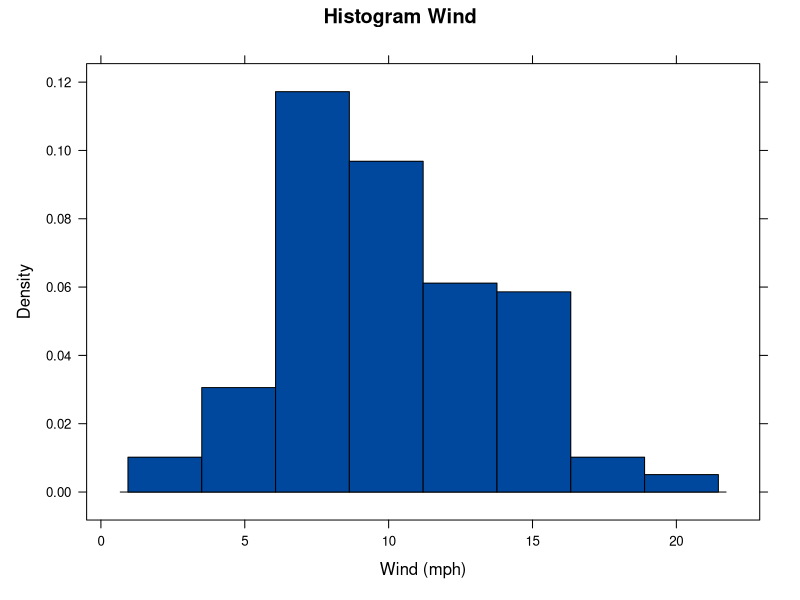
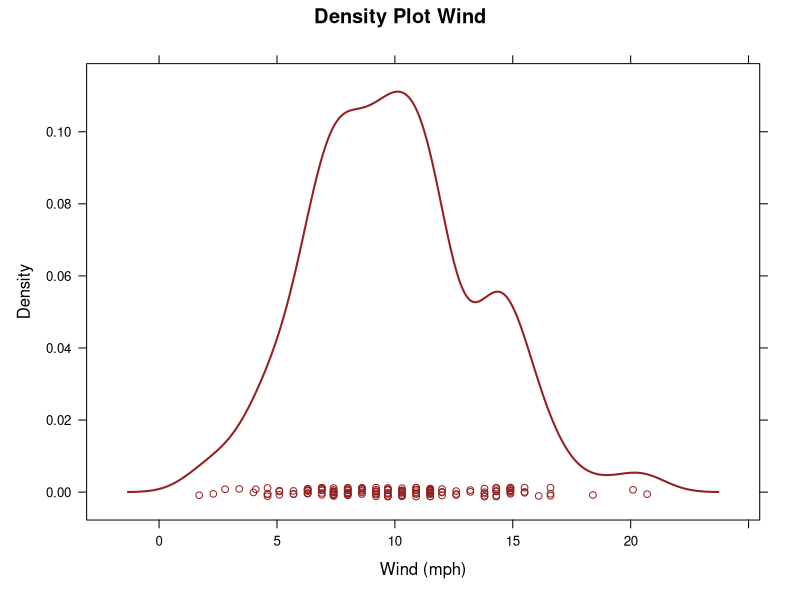
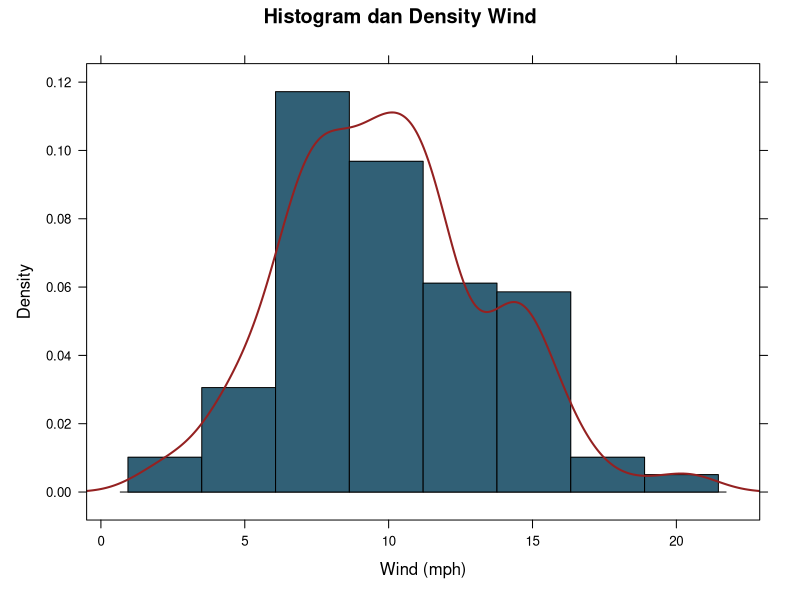
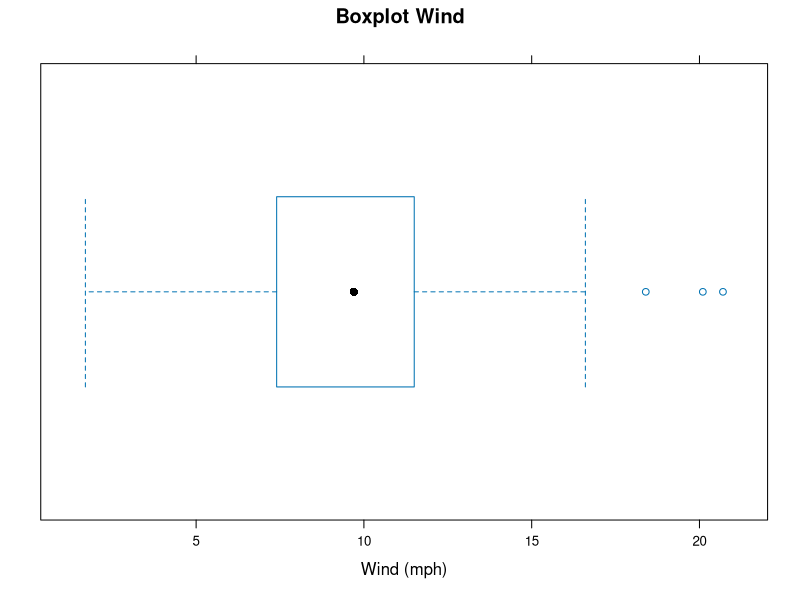
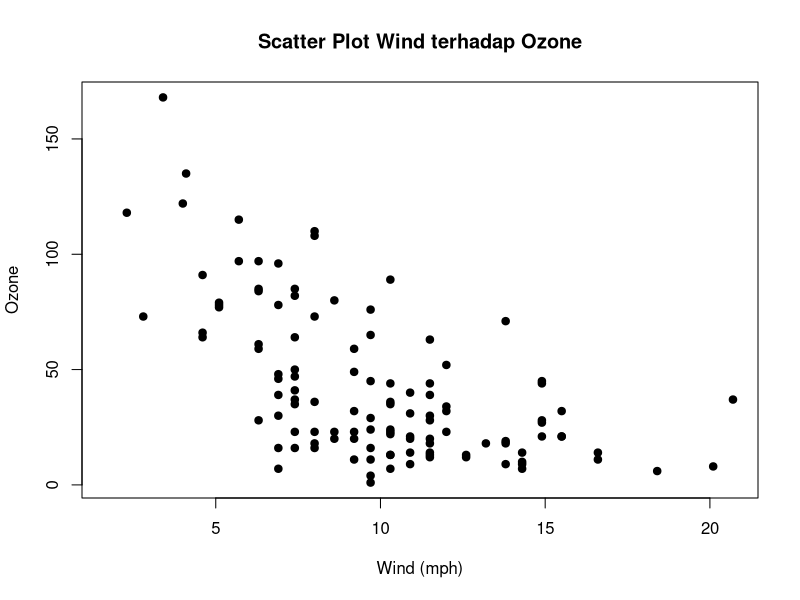

Recreate these plots in R, in order.
library(lattice)
dev.off
data(airquality)
head(airquality)
str(airquality)
summary(airquality)

# Histogram wind density
histogram(airquality$Wind, data = airquality,
          type = "density",
          col = "#00479E",
          main = "Histogram Wind",
          xlab = "Wind (mph)")

# Density plot 
densityplot(airquality$Wind, data = airquality,
            col = "#942121", lwd = 2,
            main = "Density Plot Wind",
            xlab = "Wind (mph)")

#histogram dan density
histogram(airquality$Wind, data = airquality,
          type = "density",
          col = "#316076",
          main = "Histogram dan Density Wind",
          xlab = "Wind (mph)",
          panel = function(x, ...) {
            panel.histogram(x, ...)
            panel.densityplot(x, col = "#942121", lwd = 2, plot.points = FALSE)
          })
#boxplot
bwplot(airquality$Wind, data = airquality,
       main = "Boxplot Wind",
       xlab = "Wind (mph)")

#stem and leaf
stem(airquality$Ozone)
stem(airquality$Solar.R)
stem(airquality$Wind)
stem(airquality$Temp)

#scatter plot
plot(airquality$Wind,
     airquality$Ozone,
     main = "Scatter Plot Wind terhadap Ozone",
     xlab = "Wind (mph)",
     ylab = "Ozone",
     pch = 19)
